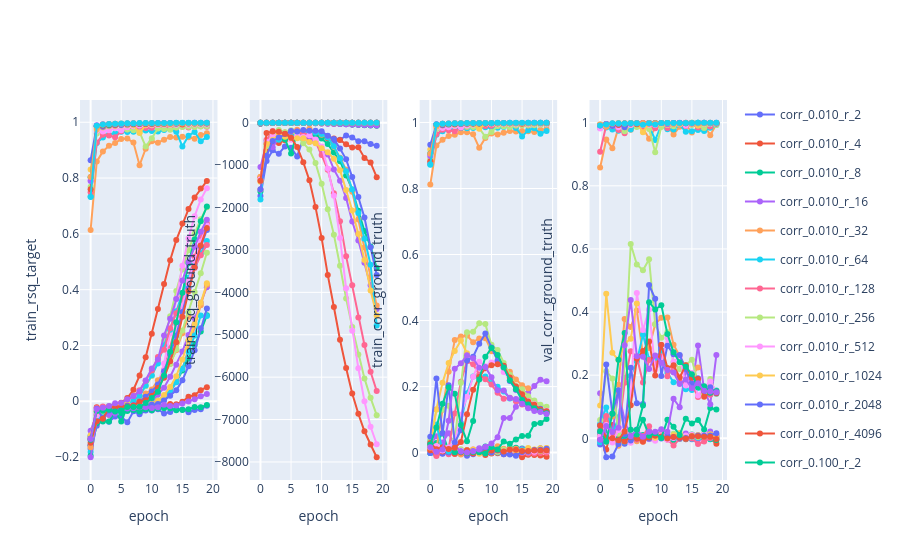

Notebook code for this chart:
### Code cell
epoch_axis = pl.col("epoch").alias("epoch")

analysis.xy_plots([
    (epoch_axis, rsq_expr(split="train", y="target"), None),
    (epoch_axis, rsq_expr(split="train", y="ground_truth"), None),
    (epoch_axis, corr_expr(split="train", y="ground_truth"), None),
    (epoch_axis, corr_expr(split="val", y="ground_truth"), None),
])
